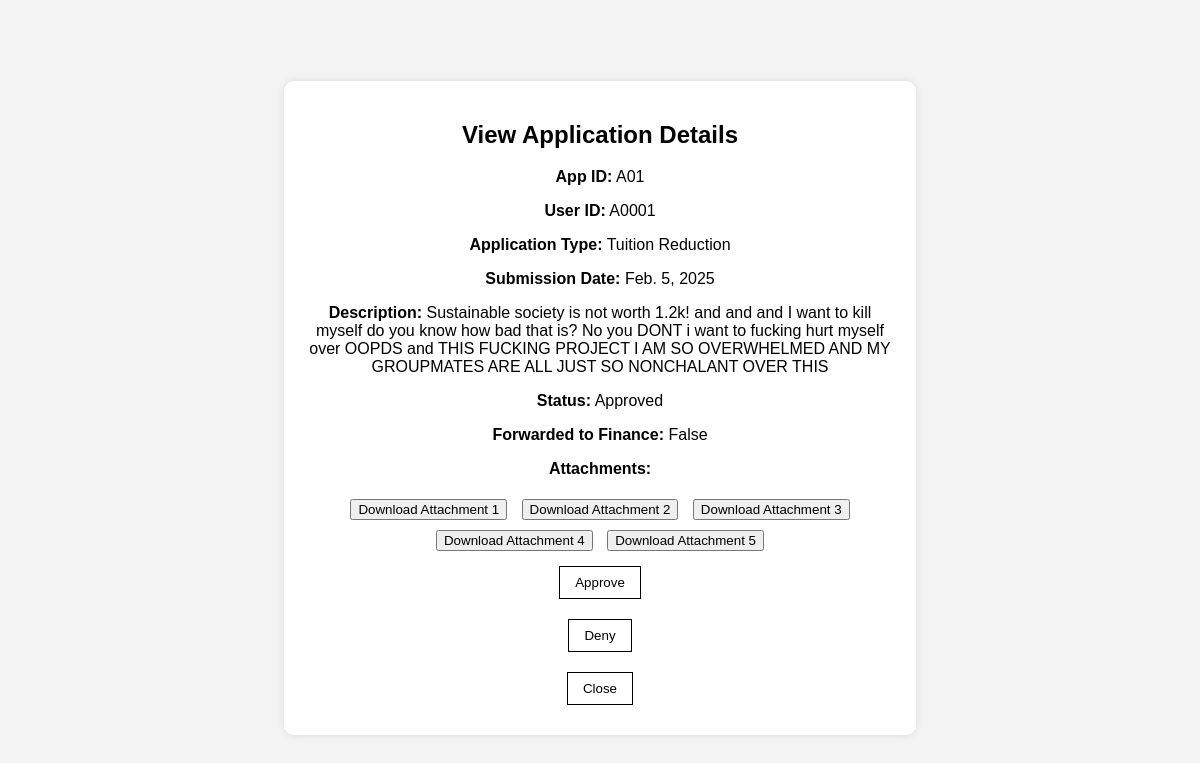
The page /finance/view_application/A01/ on the database as committed earlier.
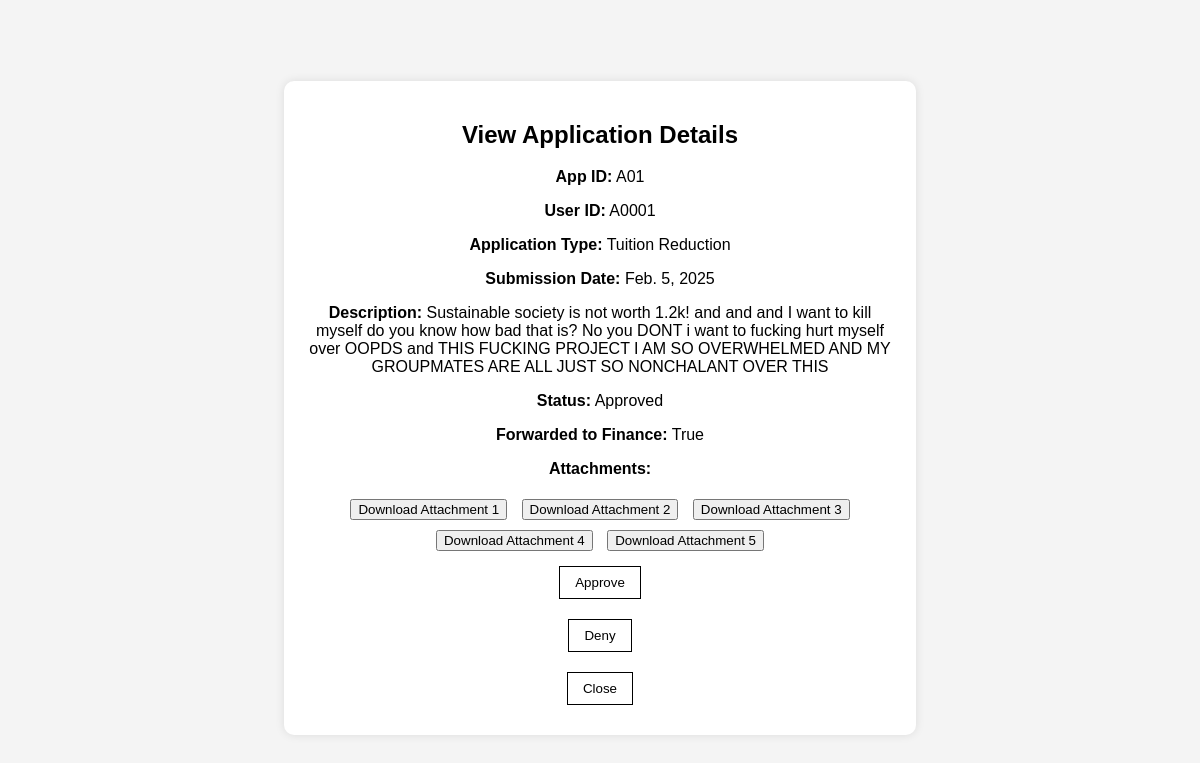
The same page on the database as committed later.
### home/models.py (models this page shows, shortened)
class Application(models.Model):
    APP_TYPE_CHOICES = [
        ("Financial", "Financial"),
        ("Tuition Reduction", "Tuition Reduction"),
        ("Food", "Food"),
        ("Study Supplies", "Study Supplies"),
        ("Miscellaneous", "Miscellaneous"),
    ]
    APP_STATUS_CHOICES = [
        ("Pending", "Pending"),
        ("Approved", "Approved"),
        ("Denied", "Denied"),
        ("Appealing", "Appealing"),
    ]
    app_id = models.CharField(max_length=10, primary_key=True)
    user = models.ForeignKey(settings.AUTH_USER_MODEL, on_delete=models.CASCADE, to_field='userid')
    app_type = models.CharField(max_length=20, choices=APP_TYPE_CHOICES)
    app_date = models.DateField()
    app_description = models.TextField(max_length=1000)
    app_attached1 = models.BinaryField(null=True, blank=True)
    app_attached2 = models.BinaryField(null=True, blank=True)
    app_attached3 = models.BinaryField(null=True, blank=True)
    app_attached4 = models.BinaryField(null=True, blank=True)
    app_attached5 = models.BinaryField(null=True, blank=True)
    app_status = models.CharField(max_length=10, choices=APP_STATUS_CHOICES, default="Pending")
    forwarded_to_finance = models.BooleanField(default=False)
    app_denyreason = models.TextField(max_length=1000, blank=True, null=True)
    app_denyreason2 = models.TextField(max_length=1000, blank=True, null=True)
    app_appeal = models.TextField(max_length=1000, blank=True, null=True)
    app_appealdate = models.DateField(blank=True, null=True)
    app_decider = models.CharField(max_length=10, blank=True, null=True)
    app_decider2 = models.CharField(max_length=10, blank=True, null=True)

### finance/views.py (the view)
# urls.py: path('view_application/<str:app_id>/', finance_view_application, name='finance_view_application'),
def finance_view_application(request, app_id):
    application = get_object_or_404(Application, app_id=app_id)
    return render(request, "finance/finance_view_application.html", {"application": application})

### finance/templates/finance/finance_view_application.html (shortened to what this page needs)
<!DOCTYPE html>
<html lang="en">
<head>
</head>
<body>
    <div class="container">
        <h2>View Application Details</h2>
        <p><strong>App ID:</strong> {{ application.app_id }}</p>
        <p><strong>User ID:</strong> {{ application.user_id }}</p>
        <p><strong>Application Type:</strong> {{ application.app_type }}</p>
        <p><strong>Submission Date:</strong> {{ application.app_date }}</p>
        <p><strong>Description:</strong> {{ application.app_description }}</p>
        <p><strong>Status:</strong> {{ application.app_status }}</p>
        <p><strong>Forwarded to Finance:</strong> {{ application.forwarded_to_finance }}</p>
        <p><strong>Attachments:</strong></p>
        <div class="attachments">
            <button>Download Attachment 1</button>
            <button>Download Attachment 2</button>
            <button>Download Attachment 3</button>
            <button>Download Attachment 4</button>
            <button>Download Attachment 5</button>
        </div>
        <div class="actions">
            <form action="{% url 'approve_application' application.app_id %}" method="post">
                <button type="submit">Approve</button>
            </form>
            <form id="deny-form" action="{% url 'deny_application' application.app_id %}" method="post" onsubmit="return confirmDeny()">
                <button type="submit">Deny</button>
            </form>
            <form action="{% url 'close' application.app_id %}" method="post">
                <button type="submit">Close</button>
            </form>
        </div>
    </div>
</body>
</html>

Rows that differ between the two databases and show on the page:
changed Application "Tuition Reduction": forwarded_to_finance "False" → "True"
